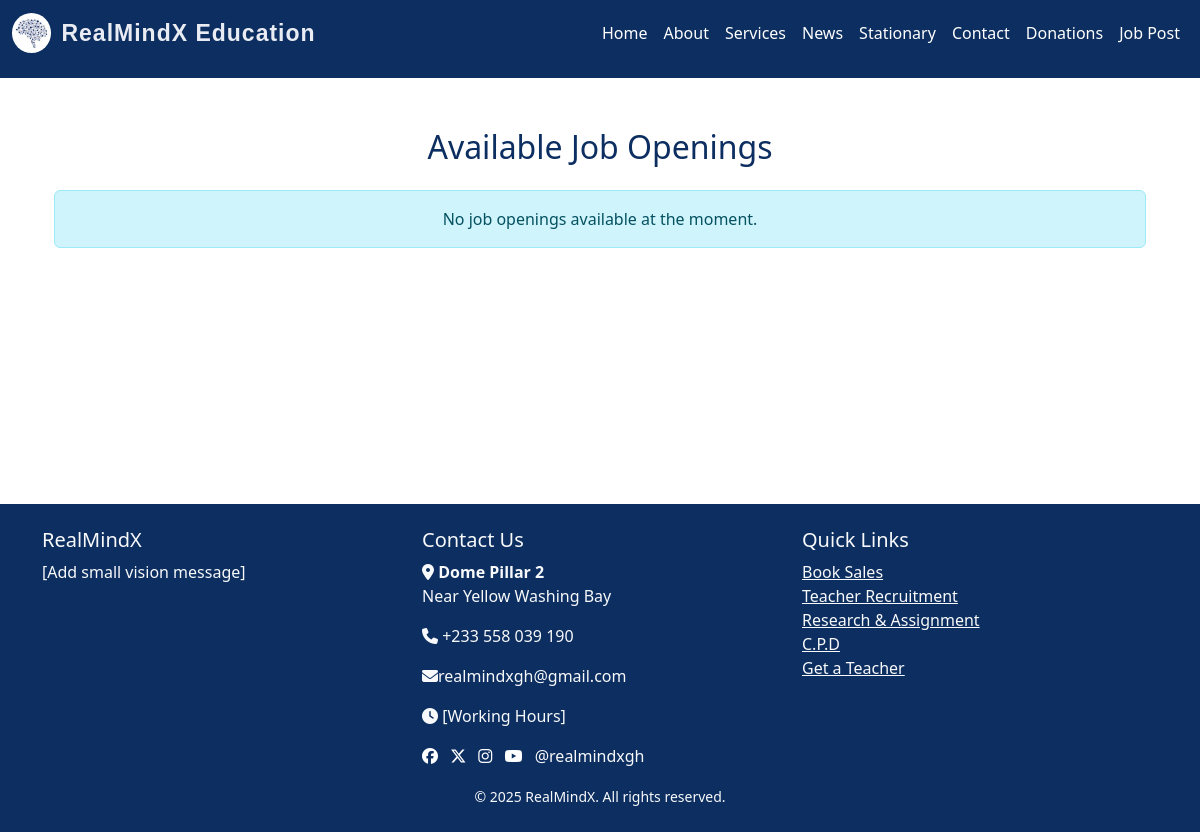
The page /job on the database as committed earlier.
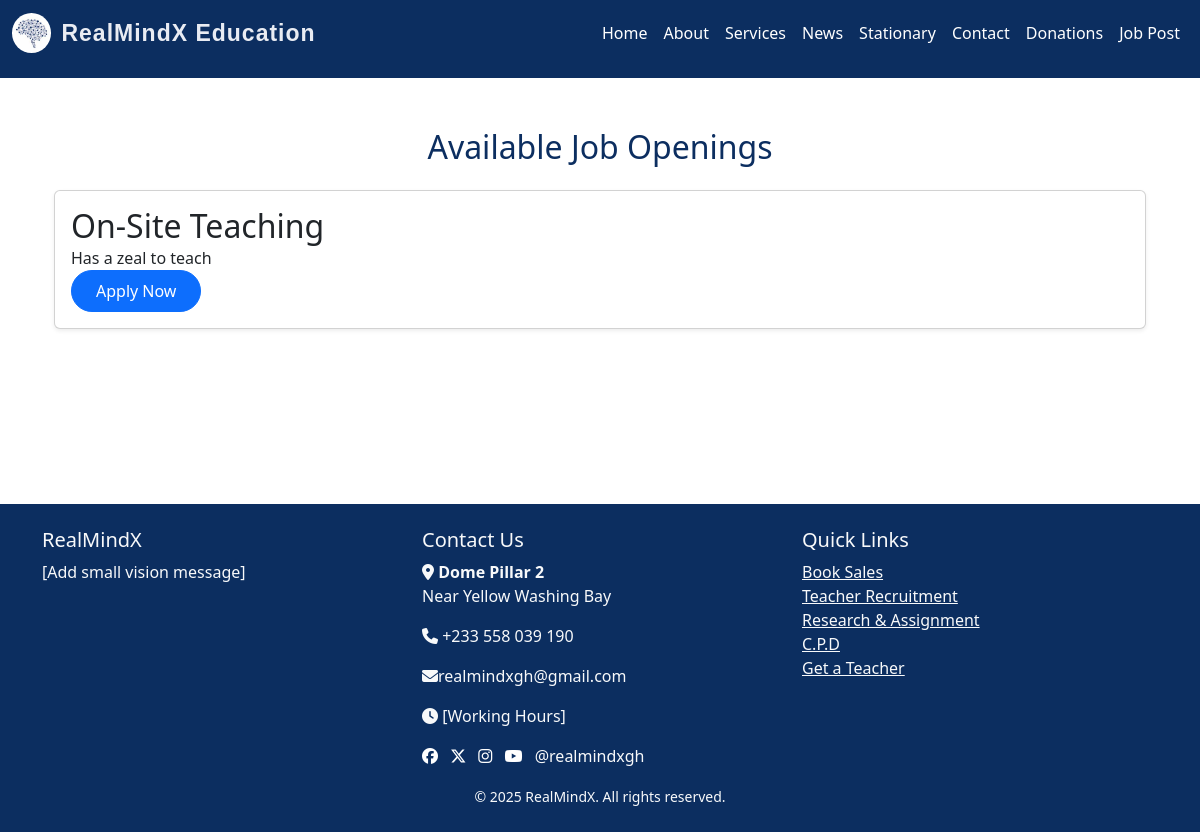
The same page on the database as committed later.
### models.py (models this page shows)
class JobPost(db.Model):
    id = db.Column(db.Integer, primary_key=True)
    title = db.Column(db.String(150), nullable=False)
    description = db.Column(db.Text, nullable=False)
    job_type = db.Column(db.String(50))
    requirements = db.Column(db.Text, nullable=False)
    date_posted = db.Column(db.DateTime, default=datetime.utcnow)
    admin_id = db.Column(db.Integer, db.ForeignKey('admin.id'), nullable=False)
    applications = db.relationship('Application', backref='job', cascade='all, delete-orphan', lazy=True)

### routes.py (the view)
@app.route("/job")
def job():
    jobs = JobPost.query.order_by(JobPost.id.desc()).all()  # fetch all jobs
    return render_template("jobs.html", title="Job", jobs=jobs)

### templates/jobs.html
{% extends 'index.html' %}
{% block content %}
<div class="container mt-4">
    <h2 class="text-center mb-4">Available Job Openings</h2>
    {% for job in jobs %}
    <div class="card mb-3 shadow-sm">
        <div class="card-body">
            <h2 class="card-title">{{ job.title }}</h2>
            <p class="card-title">{{ job.description[:100] }}</p>
            <form action="{{ url_for('apply_homepage', job_id=job.id) }}" method="post">
                <button type="submit" class="btn btn-primary rounded-pill px-4 py-2">
                    Apply Now
                </button>
            </form>
        </div>
    </div>
    {% else %}
    <div class="alert alert-info text-center" role="alert">
        No job openings available at the moment.
    </div>
    {% endfor %}
</div>
{% endblock %}

### templates/index.html (shortened to what this page needs)
<!DOCTYPE html>
<html lang="en">
<head>
  <link rel="stylesheet" href="https://cdn.jsdelivr.net/npm/bootstrap@5.3.3/dist/css/bootstrap.min.css">
  <link rel="stylesheet" href="https://cdnjs.cloudflare.com/ajax/libs/font-awesome/6.6.0/css/all.min.css">
  <link rel="stylesheet" href="{{ url_for('static', filename='main.css') }}">
</head>
<body>
<nav class="navbar navbar-expand-lg navbar-dark bg-steel fixed-top">
  <div class="container-fluid">
    <a class="navbar-brand d-flex align-items-center" href="{{ url_for('home') }}">
      <img src="{{ url_for('static', filename='images/brain.jpg') }}" alt="Logo" style="height: 40px; border-radius: 50%; margin-right: 10px;">
      RealMindX Education
    </a>
    <div class="collapse navbar-collapse justify-content-end" id="navbarNav">
      <ul class="navbar-nav">
        {% if current_user.is_authenticated %}
        <li class="nav-item d-flex align-items-center ms-2">
          <div class="d-flex flex-column align-items-center text-white me-3">
            {% if current_user.profile_pic %}
              <img src="{{ url_for('static', filename='uploads/' ~ current_user.profile_pic) }}"
                  alt="Profile"
                  style="width: 40px; height: 40px; border-radius: 50%; object-fit: cover;">
            {% else %}
              <img src="{{ url_for('static', filename='images/default-profile.webp') }}"
                  alt="Default Profile"
                  style="width: 40px; height: 40px; border-radius: 50%; object-fit: cover;">
            {% endif %}
            <small>{{ current_user.username }}</small>
          </div>
          <a class="btn btn-danger" href="{{ url_for('logout') }}">Logout</a>
        </li>
        {% else %}
          <li class="nav-item"><a class="nav-link" href="{{ url_for('home') }}">Home</a></li>
          <li class="nav-item"><a class="nav-link" href="{{ url_for('about') }}">About</a></li>
          <li class="nav-item"><a class="nav-link" href="{{ url_for('services') }}">Services</a></li>
          <li class="nav-item"><a class="nav-link" href="#">News</a></li>
          <li class="nav-item"><a class="nav-link" href="#">Stationary</a></li>
          <li class="nav-item"><a class="nav-link" href="{{ url_for('contact') }}">Contact</a></li>
          <li class="nav-item"><a class="nav-link" href="#">Donations</a></li>
          <li class="nav-item"><a class="nav-link" href="{{ url_for('job_listings') }}">Job Post</a></li>
        {% endif %}
      </ul>
    </div>
  </div>
</nav>
  <main class="container mt-5 pt-4">
    {% block content %}{% endblock %}
  </main>
  {% include 'footer.html' %}
</body>
</html>

### templates/footer.html (shortened to what this page needs)
<footer class="bg-steel text-light mt-5 pt-4 pb-4">
    <div class="container">
      <div class="row">
        <div class="col-md-4">
          <h5>RealMindX</h5>
          <p>[Add small vision message]</p>
        </div>
        <div class="col-md-4">
          <h5>Contact Us</h5>
          <p><i class="fa fa-map-marker-alt"></i> <strong>Dome Pillar 2</strong><br>
            Near Yellow Washing Bay</p>
          <p><i class="fa fa-phone"></i> +233 558 039 190</p>
          <p><i class="fa fa-envelope"></i>realmindxgh@gmail.com</p>
          <p><i class="fa fa-clock"></i> [Working Hours]</p>
          <a href="#" class="text-white me-2"><i class="fa-brands fa-facebook"></i></a>
          <a href="#" class="text-white me-2"><i class="fa-brands fa-x-twitter"></i></a>
          <a href="#" class="text-white me-2"><i class="fa-brands fa-instagram"></i></a>
          <a href="#" class="text-white me-2"><i class="fa-brands fa-youtube"></i></a>
          <span>@realmindxgh</span>
        </div>
        <div class="col-md-4">
          <h5>Quick Links</h5>
          <ul class="list-unstyled">
            <li><a href="#" class="text-light">Book Sales</a></li>
            <li><a href="#" class="text-light">Teacher Recruitment</a></li>
            <li><a href="#" class="text-light">Research & Assignment</a></li>
            <li><a href="#" class="text-light">C.P.D</a></li>
            <li><a href="#" class="text-light">Get a Teacher</a></li>
          </ul>
        </div>
      </div>
        <div class="text-center mt-3">
            <small id="copyright"></small>
        </div>
    </div>
  </footer>

### static/main.css (style rules this page uses)
html,body { position: relative; color: #0f0505; display: flex; flex-direction: column; margin: 0; margin-top: 1.0rem; min-height: 100vh; }
.container { flex: 1; }
.navbar { margin-bottom: 0; padding-bottom: 20px; }
.navbar-brand { text-decoration: none; font-family: "Poppins", sans-serif; font-size: 23px; font-weight: bold; color:rgb(233, 236, 243); letter-spacing: 1px; }
.bg-steel { background-color: #0C2E60; }
.navbar-nav a { font-size: 16px; font-weight: 400; display: flex; align-items: center; gap: 5px; color: #ffffff; }
.card { flex: 1; display: flex; flex-direction: column; }
h1, h2, h3, h4 { color: #0C2E60; }
.card-title { margin-bottom: 0; }
label, button { font-size: 20px; }

Rows that differ between the two databases and show on the page:
added JobPost: title "On-Site Teaching", description "Has a zeal to teach"
Other text that changed with them:
text no longer shown: "No job openings available at the moment."
